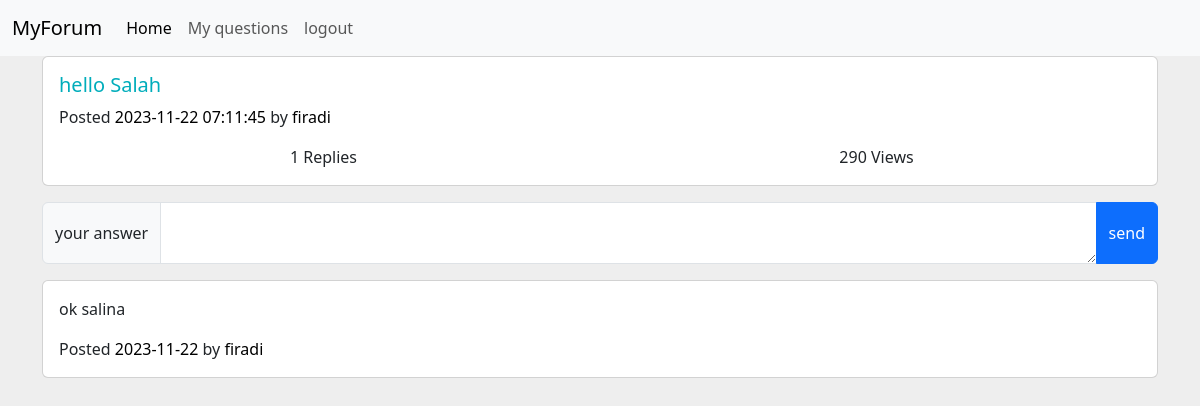
The app's page /index.php?action=question&id=19 (signed in) with its own data.
### tables this page shows
CREATE TABLE `questions` (
  `id` int(11) NOT NULL,
  `user_id` int(11) NOT NULL,
  `question` varchar(600) NOT NULL,
  `date` datetime NOT NULL
);

CREATE TABLE `users` (
  `id` int(11) NOT NULL,
  `nom` varchar(30) NOT NULL,
  `email` varchar(50) NOT NULL,
  `password` varchar(300) NOT NULL
);

CREATE TABLE `reponses` (
  `id` int(11) NOT NULL,
  `user_id` int(11) NOT NULL,
  `question_id` int(11) NOT NULL,
  `response` varchar(2500) NOT NULL,
  `date` date NOT NULL
);

### controllers/viewsController.php (called while the page is built, shortened)
<?php
include_once 'models/db.php';
function nameById($id){
    return getUserNameById($id);
}
function questionAction(){
    $id=$_GET['id'];
    $question = getQuetionById($id);
    $answers= getAnswers($id);
    require_once 'views/question.php';
}
function getNumOfResponse($id){
    return getNumberOfAnswers($id);
}
?>

### models/db.php (called while the page is built, shortened)
<?php
function databaseConnection(){
    return $pdo = new PDO("mysql: host=localhost; dbname=forum;","root", '');
}
function getUserNameById($userId){
    $pdo = databaseConnection();
    $requet = $pdo->prepare("SELECT nom FROM `users` WHERE id = ?");
    $requet->execute([$userId]);
    $nom = $requet->fetchAll(PDO::FETCH_OBJ);
    return $nom[0]->nom;
}
function getQuetionById($question_id) {
    $pdo = databaseConnection();
    $requet = $pdo->prepare("SELECT * FROM `questions` WHERE `id`=?");
    $requet->execute([$question_id]);
    $questions = $requet->fetchAll(PDO::FETCH_OBJ);
    return $questions[0];
}
function getNumberOfAnswers($question_id){
    $pdo = databaseConnection();
    $requet = $pdo->prepare("SELECT count(*) FROM `reponses` WHERE question_id = ?");
    $requet->execute([$question_id]);
    $reponses = $requet->fetchColumn();
    return $reponses;
}
function getAnswers($question_id){
    $pdo = databaseConnection();
    $requet = $pdo->prepare("SELECT * FROM `reponses` WHERE question_id = ?  ORDER BY `reponses`.`id` DESC");
    $requet->execute([$question_id]);
    $reponses = $requet->fetchAll();
    return $reponses;
}
?>

### views/question.php (the view, shortened to what this page needs)
    <div class="row">
        <div class="col-lg-12 mb-3">
            <div class="card mb-3">
                <div class="card-body">
                    <h5 class="card-title">
                        <a href="#" class="text-primary"><?=$question->question?></a>
                    </h5>
                    <p class="card-text text-sm">
                        <span class="op-6">Posted</span>
                        <a class="text-black" href="#"><?=$question->date?></a>
                        <span class="op-6"> by</span>
                        <a class="text-black" href="#"><?= nameById($question->user_id)?></a>
                    </p>
                    <div class="row text-center op-7">
                        <div class="col px-1">
                            <span class="d-block text-sm"><?= getNumOfResponse($question->id)?> Replies</span>
                        </div>
                        <div class="col px-1">
                            <span class="d-block text-sm">290 Views</span>
                        </div>
                    </div>
                </div>
            </div>
            <form action="controllers/addResponse.php?question=<?=$question->id?>" method="POST">
                <div class="input-group mb-3 mt-3">
                    <span class="input-group-text">your answer</span>
                    <textarea class="form-control" aria-label="With textarea" name="response" required></textarea>
                    <button class="btn btn-primary" type="submit" name="btnresponse">send</button>
                </div>
            </form>
            <?php
            foreach ($answers as $answer):
            ?>
                <div class="card mb-3">
                    <div class="card-body">
                        <p class="card-text"><?= $answer['response'] ?></p>
                        <p class="card-text text-sm">
                            <span class="op-6">Posted</span>
                            <a class="text-black" href="#"><?= $answer['date'] ?></a>
                            <span class="op-6"> by</span>
                            <a class="text-black" href="#"><?= nameById($answer['user_id']) ?></a>
                        </p>
                    </div>
                </div>
            <?php endforeach; ?>
        </div>
    </div>
<?php include_once 'layouts/layout.php'?>

### views/question.php (style rules this page uses)
body { margin-top: 20px; background: #eee; color: #708090; }
a { text-decoration: none; }
.text-primary, a.text-primary:focus, a.text-primary:hover { color: #00ADBB!important; }
.text-black, .text-hover-black:hover { color: #000 !important; }

### records on screen
questions: question "hello Salah", date "2023-11-22 07:11:45", user.nom "firadi"
reponses: response "ok salina", date "2023-11-22", user.nom "firadi"

### other values on screen
getNumOfResponse($question->id) "1"
